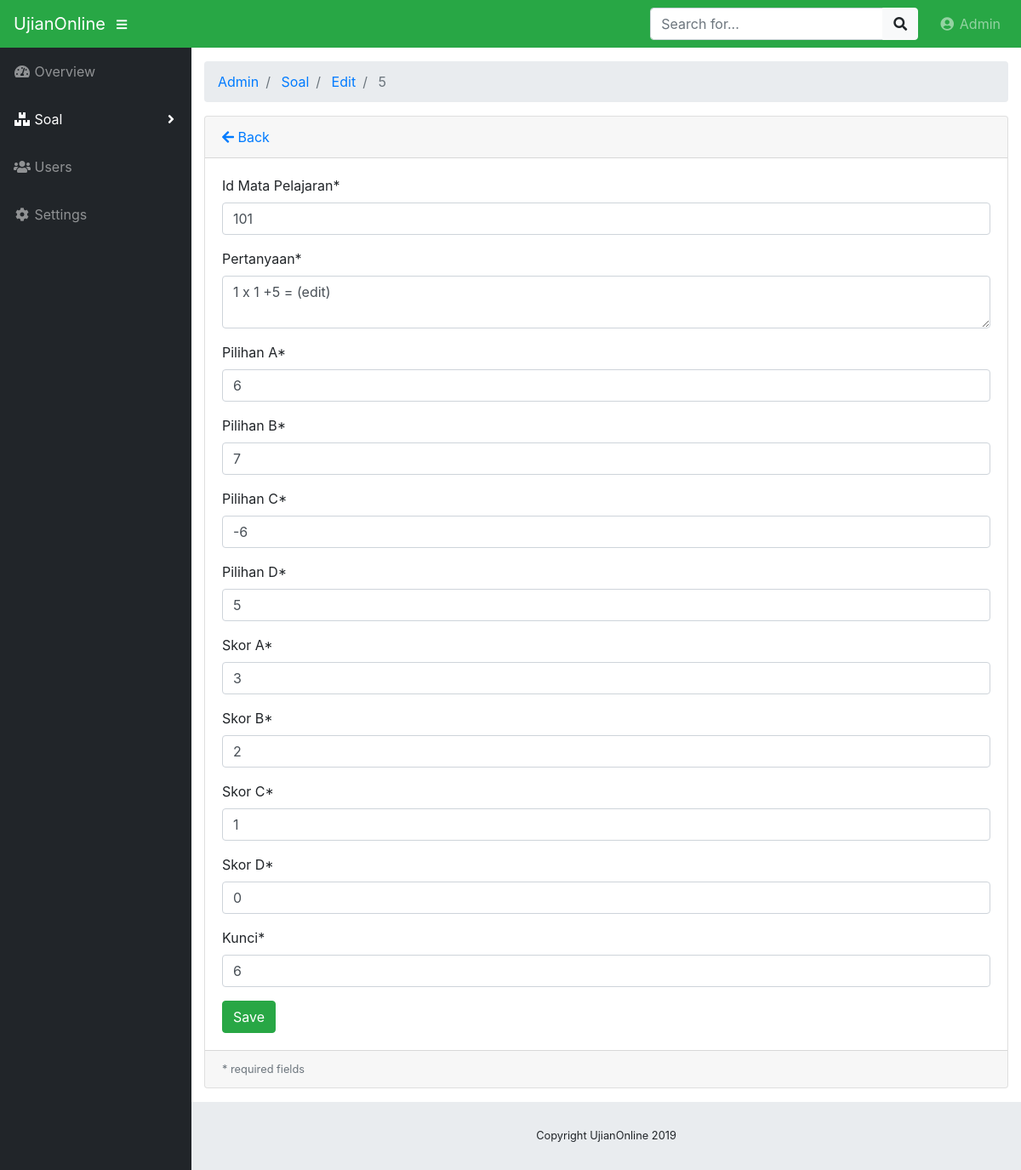
Screenshot of /index.php/admin/soal/edit/5 with the database file from the repository.
### tables this page shows
CREATE TABLE `tbl_soal` (
  `id_soal` int(11) NOT NULL,
  `id_mapel` int(11) NOT NULL,
  `pertanyaan` longtext NOT NULL,
  `pilihan_a` longtext NOT NULL,
  `pilihan_b` longtext NOT NULL,
  `pilihan_c` longtext NOT NULL,
  `pilihan_d` longtext NOT NULL,
  `skor_a` double NOT NULL,
  `skor_b` double NOT NULL,
  `skor_c` double NOT NULL,
  `skor_d` double NOT NULL,
  `kunci` longtext NOT NULL
);

### application/controllers/admin/Soal.php (called while the page is built, shortened)
<?php
class Soal extends CI_Controller {
	public function __construct()
	{
		$this->load->model('soal_model');
		$this->load->library('form_validation');
	}
	public function edit($id = null){
		$soal = $this->soal_model;
		$data["tbl_soal"] = $soal->getById($id);
		$this->load->view('admin/soal/edit_form', $data);
	}
}

### index.php (called while the page is built, shortened)
<?php
require_once BASEPATH.'core/CodeIgniter.php';

### application/models/Soal_model.php (called while the page is built, shortened)
<?php
class Soal_model extends CI_Model {
	private $_table = "tbl_soal";
	public function getById($id){
		return $this->db->get_where($this->_table, ["id_soal"=>$id])->row();
	}
}

### application/views/admin/soal/edit_form.php (the view, shortened to what this page needs)
<!DOCTYPE html>
<html lang="en">
<head>
</head>
<body id="page-top">
	<div id="wrapper">
		<div id="content-wrapper">
			<div class="container-fluid">
				<div class="card mb-3">
					<div class="card-header">
						<a href="<?php echo site_url('admin/soal/') ?>"><i class="fas fa-arrow-left"></i>
							Back</a>
					</div>
					<div class="card-body">
						<form action="<?php base_url(" admin/soal/edit") ?>" method="post"
							enctype="multipart/form-data" >
							<div class="form-group">
								<label for="name">Id Mata Pelajaran*</label>
								<input class="form-control <?php echo form_error('id_mapel') ? 'is-invalid':'' ?>"
								 type="text" name="id_mapel" placeholder="Masukkan Id mapel" value="<?php echo $tbl_soal->id_mapel ?>"/>
							</div>
							<div class="form-group">
								<label for="name">Pertanyaan*</label>
								<textarea class="form-control <?php echo form_error('pertanyaan') ? 'is-invalid':'' ?>"
								 name="pertanyaan" placeholder="Masukkan pertanyaan..."><?php echo $tbl_soal->pertanyaan ?></textarea>
							</div>
							<div class="form-group">
								<label for="name">Pilihan A*</label>
								<input class="form-control <?php echo form_error('pilihan_a') ? 'is-invalid':'' ?>"
								 type="text" name="pilihan_a" placeholder="Masukkan pilihan_a" value="<?php echo $tbl_soal->pilihan_a ?>" />
							</div>
							<div class="form-group">
								<label for="name">Pilihan B*</label>
								<input class="form-control <?php echo form_error('pilihan_b') ? 'is-invalid':'' ?>"
								 type="text" name="pilihan_b" placeholder="Masukkan pilihan_b" value="<?php echo $tbl_soal->pilihan_b ?>" />
							</div>
							<div class="form-group">
								<label for="name">Pilihan C*</label>
								<input class="form-control <?php echo form_error('pilihan_c') ? 'is-invalid':'' ?>"
								 type="text" name="pilihan_c" placeholder="Masukkan pilihan_c" value="<?php echo $tbl_soal->pilihan_c ?>" />
							</div>
							<div class="form-group">
								<label for="name">Pilihan D*</label>
								<input class="form-control <?php echo form_error('pilihan_d') ? 'is-invalid':'' ?>"
								 type="text" name="pilihan_d" placeholder="Masukkan pilihan_d" value="<?php echo $tbl_soal->pilihan_d ?>" />
							</div>
							<div class="form-group">
								<label for="skor_a">Skor A*</label>
								<input class="form-control <?php echo form_error('skor_a') ? 'is-invalid':'' ?>"
								 type="number" name="skor_a" min="0" placeholder="Masukkan Skor A" value="<?php echo $tbl_soal->skor_a ?>" />
							</div>
							<div class="form-group">
								<label for="skor_b">Skor B*</label>
								<input class="form-control <?php echo form_error('skor_b') ? 'is-invalid':'' ?>"
								 type="number" name="skor_b" min="0" placeholder="Masukkan Skor B" value="<?php echo $tbl_soal->skor_b ?>" />
							</div>
							<div class="form-group">
								<label for="skor_c">Skor C*</label>
								<input class="form-control <?php echo form_error('skor_c') ? 'is-invalid':'' ?>"
								 type="number" name="skor_c" min="0" placeholder="Masukkan Skor C" value="<?php echo $tbl_soal->skor_c ?>" />
							</div>
							<div class="form-group">
								<label for="skor_d">Skor D*</label>
								<input class="form-control <?php echo form_error('skor_d') ? 'is-invalid':'' ?>"
								 type="number" name="skor_d" min="0" placeholder="Masukkan Skor D" value="<?php echo $tbl_soal->skor_d ?>" />
							</div>
							<div class="form-group">
								<label for="name">Kunci*</label>
								<input class="form-control <?php echo form_error('kunci') ? 'is-invalid':'' ?>"
								 type="text" name="kunci" placeholder="Masukkan Kunci Jawaban" value="<?php echo $tbl_soal->kunci ?>" />
							</div>
							<input class="btn btn-success" type="submit" name="btn" value="Save" />
						</form>
					</div>
					<div class="card-footer small text-muted">
						* required fields
					</div>
				</div>
			</div>
		</div>
</body>
</html>

### css/sb-admin.css (style rules this page uses)
html { position: relative; min-height: 100%; }
body { height: 100%; }
#wrapper { display: -webkit-box; display: -ms-flexbox; display: flex; }
#wrapper #content-wrapper { overflow-x: hidden; width: 100%; padding-top: 1rem; padding-bottom: 80px; }
:root { --input-padding-x: 0.75rem; --input-padding-y: 0.75rem; }

### rows the page displays
tbl_soal: id_mapel "101", pertanyaan "1 x 1 +5 = (edit)", pilihan_a "6", pilihan_b "7", pilihan_c "-6", pilihan_d "5", skor_a "3", skor_b "2", skor_c "1", skor_d "0", kunci "6"

### other values shown
SITE_NAME "UjianOnline"
$segment "Admin"
$segment "Soal"
$segment "Edit"
$segment "5"
Date('Y') "2019"
